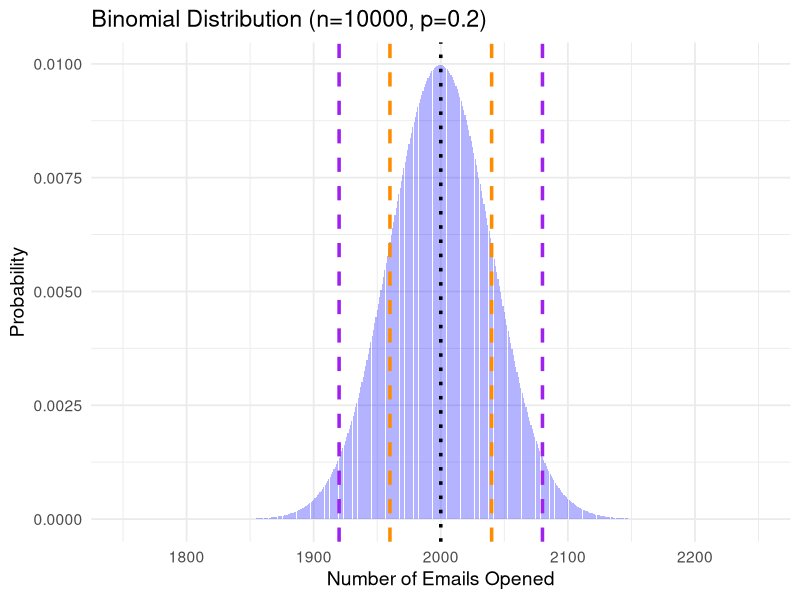

This figure's R source:
# Binomial distribution example
# By Joe Domaleski
# Load necessary library
library(ggplot2)

# Set parameters for the binomial distribution
n <- 10000  # Total trials (emails sent)
p <- 0.2    # Probability of success (email open rate)

# Generate binomial distribution data
x_values <- seq(1800, 2200, by = 1)
y_values <- dbinom(x_values, size = n, prob = p)
data <- data.frame(x = x_values, y = y_values)

# Calculate mean and standard deviation
mean_val <- n * p
sd_val <- sqrt(n * p * (1 - p))

# Create the plot
ggplot(data, aes(x = x, y = y)) +
  geom_bar(stat = "identity", fill = "blue", alpha = 0.3) +
  geom_vline(xintercept = mean_val, linetype = "dotted", color = "black", linewidth = 1.2) +
  geom_vline(xintercept = c(mean_val - sd_val, mean_val + sd_val), 
             linetype = "dashed", color = "darkorange", linewidth = 1.2) +
  geom_vline(xintercept = c(mean_val - 2 * sd_val, mean_val + 2 * sd_val), 
             linetype = "dashed", color = "purple", linewidth = 1.2) +
  scale_x_continuous(limits = c(1750, 2250)) +
  labs(title = "Binomial Distribution (n=10000, p=0.2)",
       x = "Number of Emails Opened",
       y = "Probability") +
  theme_minimal(base_size = 14)